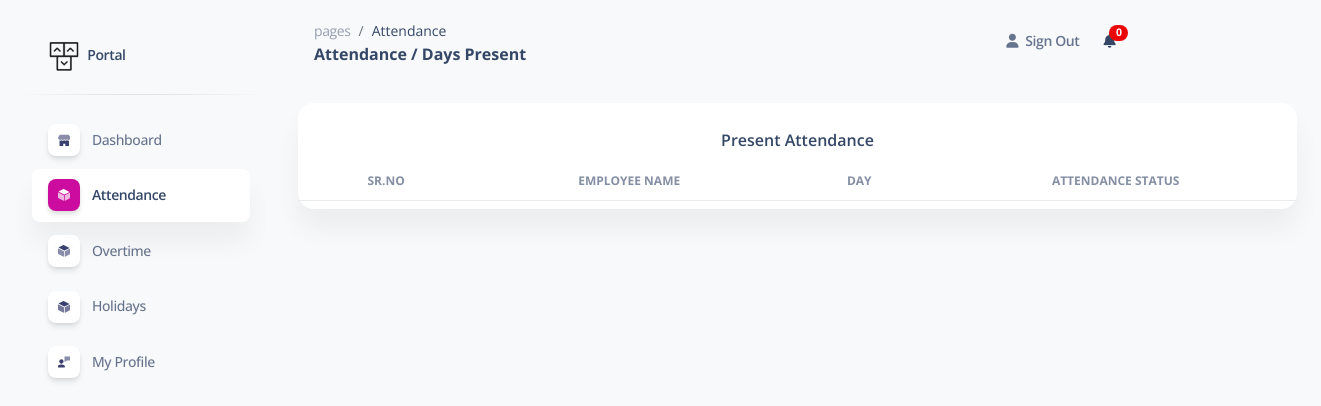
Page /dayspresent.php (signed in) on the earlier database version.
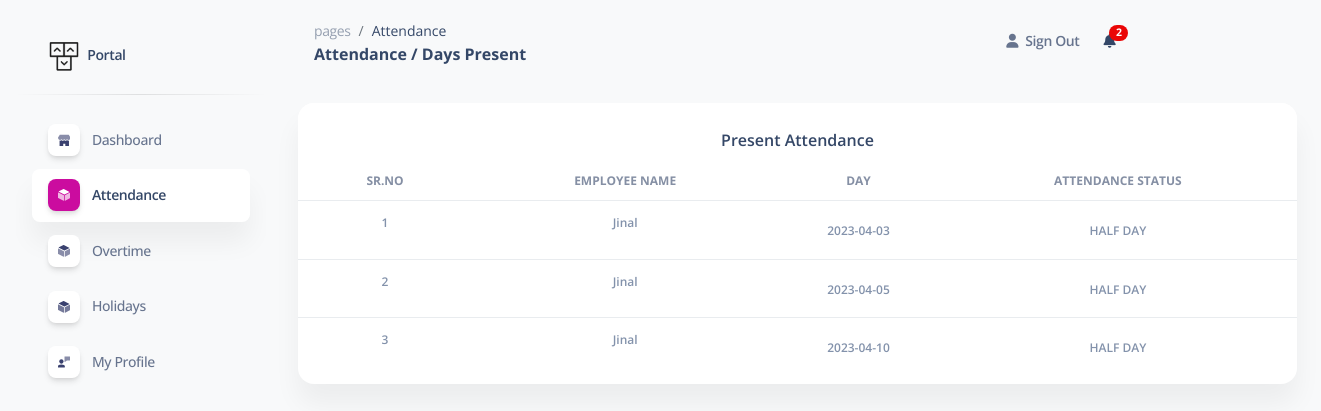
Same page on the later database version.
### tables this page shows
CREATE TABLE `attendance` (
  `id` int(11) NOT NULL,
  `user_id` int(11) NOT NULL,
  `attendance_date` date NOT NULL,
  `attendance_status` int(11) DEFAULT 0 COMMENT '0 = absent, 1 = present, 2 = half day, 3 = paid leave',
  `is_update` varchar(255) DEFAULT NULL,
  `created_date` datetime NOT NULL DEFAULT current_timestamp()
);

CREATE TABLE `user` (
  `user_id` int(11) NOT NULL,
  `user_name` varchar(255) NOT NULL,
  `user_email` varchar(50) NOT NULL,
  `user_password` varchar(50) NOT NULL,
  `user_type` int(50) NOT NULL DEFAULT 1 COMMENT '1 = user, 2 = admin',
  `user_image` text NOT NULL,
  `monthly_salary` int(15) DEFAULT NULL,
  `daily_salary` int(15) NOT NULL DEFAULT 0,
  `user_status` varchar(50) NOT NULL DEFAULT '1' COMMENT '1 = active , 0 = deactive',
  `created_date` datetime NOT NULL DEFAULT current_timestamp() COMMENT 'Created time and date'
);

### dayspresent.php (the view, shortened to what the changed rows need)
<!DOCTYPE html>
<html lang="en">
<head>
  <link href="assets/css/nucleo-icons.css" rel="stylesheet" />
  <link href="assets/css/nucleo-svg.css" rel="stylesheet" />
  <link href="assets/css/nucleo-svg.css" rel="stylesheet" />
  <link id="pagestyle" href="assets/css/soft-ui-dashboard.css?v=1.0.3" rel="stylesheet" />
  <link rel="stylesheet" href="https://cdn.datatables.net/1.13.4/css/jquery.dataTables.css" />
</head>
<body class="g-sidenav-show  bg-gray-100">
  <?php include 'dbcon.php'; ?>
  <main class="main-content position-relative max-height-vh-100 h-100 mt-1 border-radius-lg ">
    <?php include 'navbar.php'; ?>
    <div class="container-fluid py-4">
      <div class="row">
        <div class="col-12">
          <div class="card mb-4">
            <div class="card-body px-0 pt-0 pb-2">
              <div class="table-responsive p-0">
                <table class="table align-items-center mb-0" id="data">
                  <thead>
                    <tr>
                      <th class="text-center text-uppercase text-xs font-weight-bolder opacity-8">Sr.No
                      </th>
                      <th class="text-center text-uppercase text-xs font-weight-bolder opacity-8">
                        Employee Name</th>
                      <th class="text-center text-uppercase text-xs font-weight-bolder opacity-8">Day
                      </th>
                      <th class="text-center text-uppercase text-xs font-weight-bolder opacity-8">
                        Attendance Status</th>
                    </tr>
                  </thead>
                  <tbody>
                    <?php
                    $userid = $_SESSION['user_id'];
                    $result1 = mysqli_query($con, "SELECT user_name from user where user_id='$userid'");
                    $row1 = mysqli_fetch_array($result1);
                    $today_date = date("Y-m-d");
                    $update_month = date("m");
                    $update_year = date("Y");
                    $result = mysqli_query($con, "SELECT * from attendance where user_id = '$userid' and is_update = 'updated' and attendance_status='1' and attendance_date <= '$today_date' and month(attendance_date) = '$update_month' and year(attendance_date) = '$update_year' or user_id = '$userid' and is_update = 'updated' and attendance_status='2' and attendance_date <= '$today_date' and month(attendance_date) = '$update_month' and year(attendance_date) = '$update_year'");
                    if (mysqli_num_rows($result) > 0) {
                      $sn = 1;
                      while ($row = mysqli_fetch_array($result)) {
                        ?>
                        <tr>
                          <td class="align-middle text-center">
                            <span class="text-secondary text-xs font-weight-bold ">
                              <?php echo $sn; ?>
                          </td>
                          <td class="align-middle text-center">
                            <span class="text-secondary text-xs font-weight-bold ">
                              <?php echo $row1['user_name']; ?>
                          </td>
                          <td class="align-middle text-center">
                            <span class="text-secondary text-xs font-weight-bold">
                              <?php echo $row['attendance_date']; ?>
                            </span>
                          </td>
                          <td class="align-middle text-center">
                            <span class="text-secondary text-xs font-weight-bold">
                              <?php if ($row['attendance_status'] == 1) {
                                echo "PRESENT";
                              } elseif ($row['attendance_status'] == 2) {
                                echo "HALF DAY";
                              }
                              ?>
                            </span>
                          </td>
                        </tr>
                        <?php $sn++;
                      }
                    } ?>
              </div>
            </div>
</body>
</html>

### navbar.php (shortened to what the changed rows need)
<?php
include 'dbcon.php';
?>
<nav class="navbar navbar-main navbar-expand-lg px-0 mx-4 shadow-none border-radius-xl" id="navbarBlur"
  navbar-scroll="true">
  <div class="container-fluid py-1 px-3">
    <div class="collapse navbar-collapse mt-sm-0 mt-2 me-md-0 me-sm-4" id="navbar">
      <ul class="navbar-nav  justify-content-end">
        <?php
        $user_id = $_SESSION['user_id'];
        $sql2 =
          $result = mysqli_query($con, "SELECT * from leave_data WHERE user_id='$user_id' AND leave_status = 'Approve' AND read_status='0'");
        $count = mysqli_num_rows($result);
        ?>
        <form method="POST" action="">
          <li class="nav-item dropdown ms-md-auto pe-md-3 d-flex align-items-center">
            <a class="nav-link" href="&action=read" type="submit" role="button" data-bs-toggle="dropdown"
              aria-expanded="false" name="submit">
              <i class="fa fa-bell cursor-pointer"></i><span
                class="badge rounded-pill bg-danger text-center d-inline-flex align-items-center justify-content-center"
                style="width:10%; height:2vh; position: relative; top: -10px; left: -6px;">
                <?php echo $count; ?>
              </span>
            </a>
          </li>
        </form>
      </ul>
    </div>
  </div>
</nav>

Differences in the rows shown:
added attendance: user.user_name "Jinal", attendance_date "2023-04-03", attendance_status "HALF DAY"
added attendance: user.user_name "Jinal", attendance_date "2023-04-05", attendance_status "HALF DAY"
added attendance: user.user_name "Jinal", attendance_date "2023-04-10", attendance_status "HALF DAY"
Other differences:
$count: "0" → "2"
